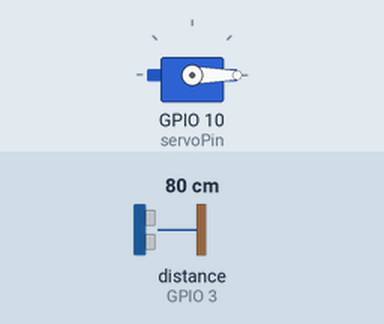
The sketch below on a simulated ESP32. Shown: servo. Wiring (inferred from the names in the program): ultrasonic range finder: trigger GPIO 2; echo GPIO 3. The test bench sets the inputs (shaded band); at power-on: distance to the obstacle (sensor on GPIO 3) 80 cm. The echo pulse lasts 58.3 µs per cm; what the sketch prints to the serial monitor is not drawn.

Above: at 1.2 s.
1.3 s: distance to the obstacle (sensor on GPIO 3) set to 22 cm
2.8 s: distance to the obstacle (sensor on GPIO 3) set to 18 cm
At 3.1 s:
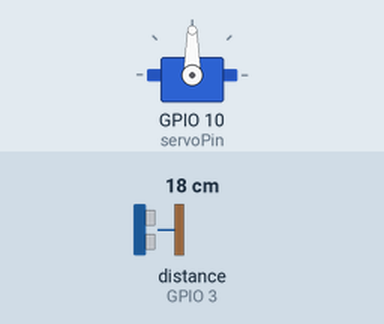
4.3 s: distance to the obstacle (sensor on GPIO 3) set to 35 cm
At 4.7 s:
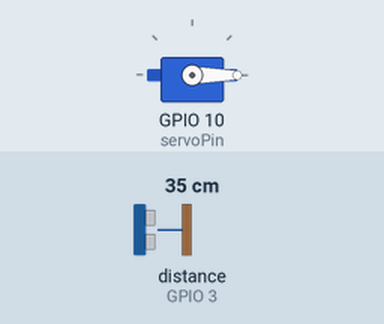
5.8 s: distance to the obstacle (sensor on GPIO 3) set to 2 cm
At 6.2 s:
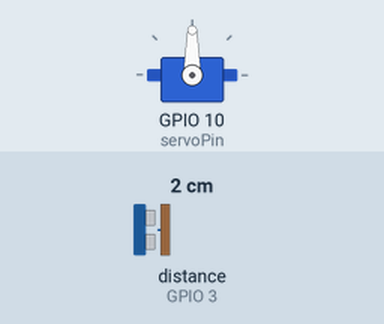
Timing chart, 0 to 8.3 s (numbered marks = the images above; inputs shaded):
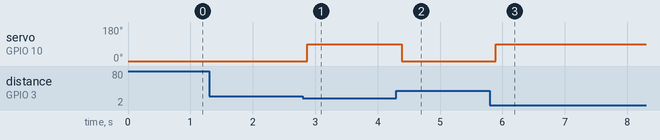

Measured:
- the behaviour switches between 21 and 20 cm on distance to the obstacle (sensor on GPIO 3) (found by bisection; images 0 and 1)
- after the input at 1.3 s, every drawn part: stays the same
- after the input at 2.8 s, servo on GPIO 10 (servoPin): 0° → 90° after 0.07 s
- after the input at 4.3 s, servo on GPIO 10 (servoPin): 90° → 0° after 0.08 s
- after the input at 5.8 s, servo on GPIO 10 (servoPin): 0° → 90° after 0.09 s

The sketch:

TrashCanAP.ino
```cpp
#include <WiFi.h>
#include <ESPAsyncWebServer.h> // Required: ESPAsyncWebServer & AsyncTCP libraries
#include <ESP32Servo.h>

/* * --- HARDWARE PINOUT ---
 * Ultrasonic Trig: GPIO 2
 * Ultrasonic Echo: GPIO 3
 * Servo PWM:       GPIO 10
 */

const int trigPin = 2;
const int echoPin = 3;
const int servoPin = 10;

// --- WIFI CONFIG ---
const char* ssid = "SmartBin_C3_Pro";
const char* password = NULL; // No password

// --- NETWORK CONFIG ---
IPAddress local_IP(10, 0, 0, 1);
IPAddress gateway(10, 0, 0, 1);
IPAddress subnet(255, 255, 255, 0);

// --- GLOBAL STATE ---
Servo myServo;
AsyncWebServer server(80);
float currentDistance = 0;
bool lidOpen = false;
unsigned long lastMeasureTime = 0;
const int threshold = 20; // Trigger distance in cm

// --- HTML DASHBOARD (COLORFUL NEON THEME) ---
const char index_html[] PROGMEM = R"rawliteral(
<!DOCTYPE html>
<html lang="en">
<head>
    <meta charset="UTF-8">
    <meta name="viewport" content="width=device-width, initial-scale=1.0">
    <title>SMARTBIN // VIVID</title>
    <script src="https://cdn.tailwindcss.com"></script>
    <style>
        @import url('https://fonts.googleapis.com/css2?family=Outfit:wght@400;700&display=swap');
        body {
            background: linear-gradient(135deg, #0f0c29, #302b63, #24243e);
            color: white;
            font-family: 'Outfit', sans-serif;
            min-h-screen;
        }
        .neon-card {
            background: rgba(255, 255, 255, 0.1);
            backdrop-filter: blur(12px);
            border: 1px solid rgba(255, 255, 255, 0.2);
            border-radius: 24px;
            box-shadow: 0 8px 32px 0 rgba(31, 38, 135, 0.37);
        }
        .gradient-text {
            background: linear-gradient(to right, #00f2fe, #4facfe);
            -webkit-background-clip: text;
            -webkit-text-fill-color: transparent;
        }
        .status-badge {
            transition: all 0.5s ease;
        }
        .progress-glow {
            box-shadow: 0 0 15px rgba(0, 242, 254, 0.5);
        }
    </style>
</head>
<body class="p-6">
    <div class="max-w-md mx-auto space-y-8">
        <header class="text-center space-y-2">
            <h1 class="text-4xl font-bold tracking-tight">SmartBin <span class="gradient-text">Vivid</span></h1>
            <p class="text-blue-200 text-sm opacity-80">CONNECTED VIA 10.0.0.1</p>
        </header>

        <!-- Distance Tracker -->
        <div class="neon-card p-8 text-center relative overflow-hidden">
            <div class="absolute top-0 right-0 p-4">
                <div id="signal" class="w-3 h-3 rounded-full bg-green-400 animate-pulse"></div>
            </div>
            <h2 class="text-blue-200 text-xs uppercase tracking-widest font-bold mb-2">Distance Reading</h2>
            <div class="flex items-center justify-center space-x-2">
                <span id="distance" class="text-7xl font-bold tracking-tighter">--</span>
                <span class="text-2xl font-light text-blue-300">cm</span>
            </div>
            <div class="mt-6 h-4 w-full bg-white/10 rounded-full overflow-hidden">
                <div id="dist-bar" class="h-full bg-gradient-to-right from-cyan-400 to-blue-500 transition-all duration-500 progress-glow" style="width: 0%"></div>
            </div>
        </div>

        <!-- Lid Status -->
        <div id="status-card" class="neon-card p-6 flex items-center justify-between transition-colors duration-500">
            <div>
                <p class="text-xs text-blue-200 uppercase font-bold">Lid Status</p>
                <h3 id="status-text" class="text-2xl font-bold">STANDBY</h3>
            </div>
            <div id="status-icon" class="p-4 rounded-2xl bg-white/10">
                <svg id="icon-svg" class="w-8 h-8 transition-transform duration-500" fill="none" stroke="currentColor" viewBox="0 0 24 24"><path stroke-linecap="round" stroke-linejoin="round" stroke-width="2" d="M12 15v2m-6 4h12a2 2 0 002-2v-6a2 2 0 00-2-2H6a2 2 0 00-2 2v6a2 2 0 002 2zm10-10V7a4 4 0 00-8 0v4h8z"></path></svg>
            </div>
        </div>

        <!-- Live Feed -->
        <div class="neon-card p-6">
            <h2 class="text-xs font-bold text-blue-200 mb-4 uppercase tracking-widest">System Events</h2>
            <div id="log-container" class="space-y-3 h-40 overflow-y-auto pr-2 scrollbar-hide text-sm">
                <div class="flex items-start space-x-3 text-blue-100/60">
                    <span class="font-bold text-cyan-400">SYS</span>
                    <p>Interface initialized successfully</p>
                </div>
            </div>
        </div>
    </div>

    <script>
        function addLog(msg, type = "INF") {
            const container = document.getElementById('log-container');
            const entry = document.createElement('div');
            entry.className = "flex items-start space-x-3 animate-fade-in";
            const colors = { "INF": "text-cyan-400", "ACT": "text-pink-400", "WRN": "text-yellow-400" };
            entry.innerHTML = `<span class="font-bold ${colors[type] || 'text-white'}">${type}</span><p>${msg}</p>`;
            container.prepend(entry);
        }

        async function updateData() {
            try {
                const response = await fetch('/api/data');
                const data = await response.json();

                // Update Distance
                document.getElementById('distance').innerText = Math.round(data.distance);
                document.getElementById('dist-bar').style.width = Math.min(data.distance, 100) + '%';

                const statusText = document.getElementById('status-text');
                const card = document.getElementById('status-card');
                const icon = document.getElementById('icon-svg');

                if (data.status === "OPEN") {
                    if (statusText.innerText !== "ACTIVE / OPEN") {
                        addLog("Motion detected - Opening Lid", "ACT");
                        card.style.background = "rgba(236, 72, 153, 0.2)"; // Pink tint
                        icon.innerHTML = '<path stroke-linecap="round" stroke-linejoin="round" stroke-width="2" d="M8 11V7a4 4 0 118 0m-4 8v2m-6 4h12a2 2 0 002-2v-6a2 2 0 00-2-2H6a2 2 0 00-2 2v6a2 2 0 002 2z"></path>';
                    }
                    statusText.innerText = "ACTIVE / OPEN";
                } else {
                    if (statusText.innerText !== "STANDBY / CLOSED") {
                        addLog("Area cleared - Closing Lid", "INF");
                        card.style.background = "rgba(255, 255, 255, 0.1)";
                        icon.innerHTML = '<path stroke-linecap="round" stroke-linejoin="round" stroke-width="2" d="M12 15v2m-6 4h12a2 2 0 002-2v-6a2 2 0 00-2-2H6a2 2 0 00-2 2v6a2 2 0 002 2zm10-10V7a4 4 0 00-8 0v4h8z"></path>';
                    }
                    statusText.innerText = "STANDBY / CLOSED";
                }
            } catch (e) {}
        }
        setInterval(updateData, 500);
    </script>
</body>
</html>
)rawliteral";

void setup() {
  Serial.begin(115200);

  pinMode(trigPin, OUTPUT);
  pinMode(echoPin, INPUT);

  myServo.attach(servoPin);
  myServo.write(0);

  // Set Static IP
  if (!WiFi.softAPConfig(local_IP, gateway, subnet)) {
    Serial.println("Static IP Failed to configure");
  }

  // Initialize Wi-Fi Access Point without password
  WiFi.softAP(ssid, password);

  Serial.println("Vivid SmartBin Started");
  Serial.print("Access IP: ");
  Serial.println(WiFi.softAPIP());

  // Web Routes
  server.on("/", HTTP_GET, [](AsyncWebServerRequest *request){
    request->send_P(200, "text/html", index_html);
  });

  server.on("/api/data", HTTP_GET, [](AsyncWebServerRequest *request){
    String json = "{\"distance\":" + String(currentDistance) +
                  ",\"status\":\"" + (lidOpen ? "OPEN" : "CLOSED") + "\"}";
    request->send(200, "application/json", json);
  });

  server.begin();
}

void loop() {
  if (millis() - lastMeasureTime > 150) {
    lastMeasureTime = millis();

    digitalWrite(trigPin, LOW);
    delayMicroseconds(2);
    digitalWrite(trigPin, HIGH);
    delayMicroseconds(10);
    digitalWrite(trigPin, LOW);

    long duration = pulseIn(echoPin, HIGH, 30000);
    if (duration > 0) {
      currentDistance = duration * 0.034 / 2;
    }

    if (currentDistance > 0 && currentDistance < threshold) {
      if (!lidOpen) {
        myServo.write(90);
        lidOpen = true;
      }
    } else {
      if (lidOpen) {
        myServo.write(0);
        lidOpen = false;
      }
    }
  }
}
```
